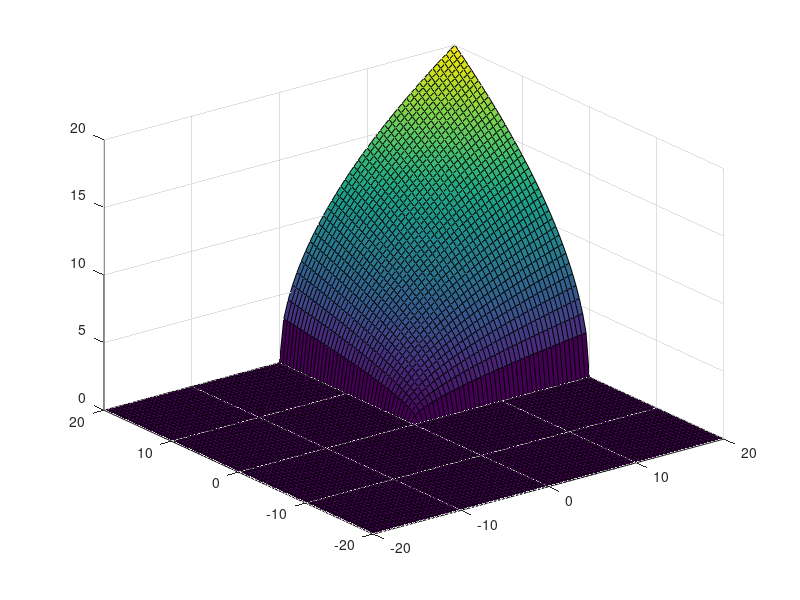

Write MATLAB code to recreate this figure.
clear all
figure()
[z1, z2] = meshgrid(-20:.5:20, -20:.5:20);
y1 = max(0, z1);
y2 = max(0, z2);

F1 = exp(.5*(log(y1) + log(y2)));
surf(z1, z2, F1)
%contourf(z1, z2, F1, 41, 'ShowText', 'on')

% figure()
% y1 = min(0, z1);
% y2 = min(0, z2);
% F2 = exp((4*y1/3 + 2*y2/3)/2);
% %contourf(z1, z2, F2, 11, 'ShowText', 'on')
% surf(z1, z2, F2)
